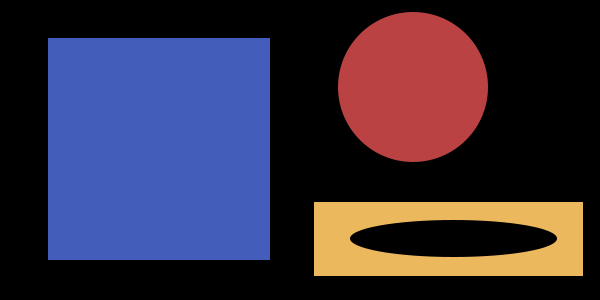
#> input picture pyimagesearch gurus/Module 1/img/basic_shapes.png, 600 x 300 px
$ python otsu_thresholding.py --image ../img/basic_shapes.png
#> lines starting #> are read from the running program, lines starting #| are printed output that depends on the picture; after the words box and inside, x2 and y2 are one past the last pixel; in counts of white or black regions, pixels touching at a corner belong together
# import the necessary packages
import argparse
import cv2

# construct the argument parser and parse the arguments
ap = argparse.ArgumentParser()
ap.add_argument("-i", "--image", required=True, help="Path to the image")
args = vars(ap.parse_args())

# load the image, convert it to grayscale, and blur it slightly
image = cv2.imread(args["image"])
#> image is the input picture: shape (300, 600, 3); mean B, G, R 64.6, 46.4, 54.5
gray = cv2.cvtColor(image, cv2.COLOR_BGR2GRAY)
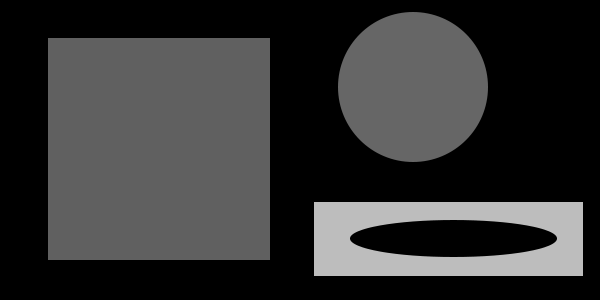
#> gray: shape (300, 600); min 0, max 189, mean 50.9
blurred = cv2.GaussianBlur(gray, (7, 7), 0)
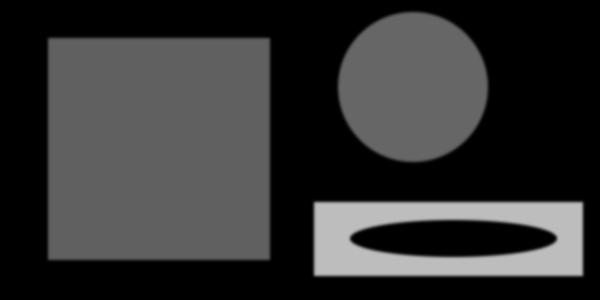
#> blurred: shape (300, 600); min 0, max 189, mean 50.9
cv2.imshow("Image", image)

# apply Otsu's automatic thresholding -- Otsu's method automatically
# determines the best threshold value `T` for us
(T, threshInv) = cv2.threshold(blurred, 0, 255,
                               cv2.THRESH_BINARY_INV | cv2.THRESH_OTSU)
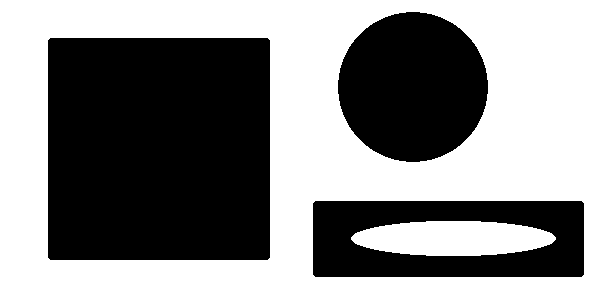
#> threshInv: shape (300, 600); 54.6% white; 3 black regions, box (x1, y1, x2, y2) and area: (48, 38, 270, 260) 49272, (338, 12, 488, 162) 17596, (313, 201, 584, 277) 14929
#> T = 55
cv2.imshow("Threshold", threshInv)
print("Otsu's thresholding value: {}".format(T))
#| Otsu's thresholding value: 55.0

# finally, we can visualize only the masked regions in the image
cv2.imshow("Output", cv2.bitwise_and(image, image, mask=threshInv))
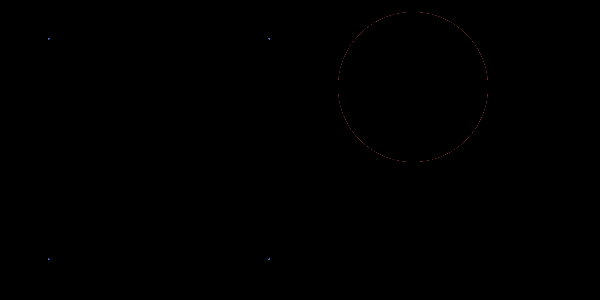
#> window 'Output': shape (300, 600, 3); mean B, G, R 0, 0, 0.1
cv2.waitKey(0)

$ run again, on pyimagesearch gurus/Module 1/img/circles_and_squares.png
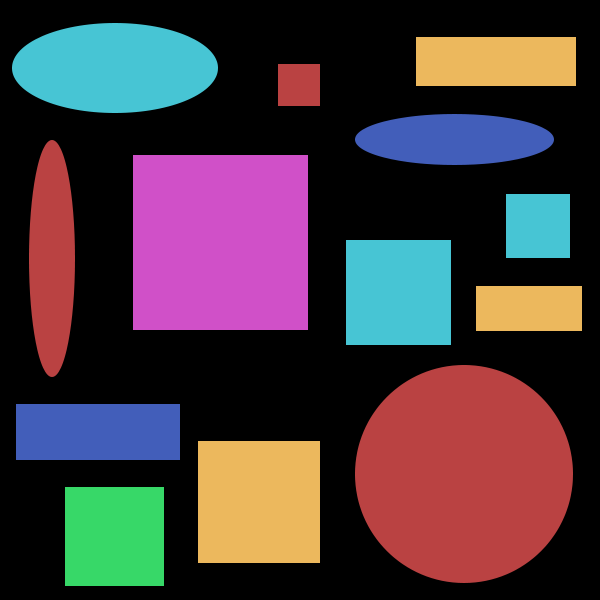
#> input picture pyimagesearch gurus/Module 1/img/circles_and_squares.png, 600 x 600 px
#> image is the input picture: shape (600, 600, 3); mean B, G, R 62, 56.2, 70.8
#> `(T, threshInv) = cv2.threshold(blurred, 0, 255, cv2.THRESH_BINARY_INV ..`:
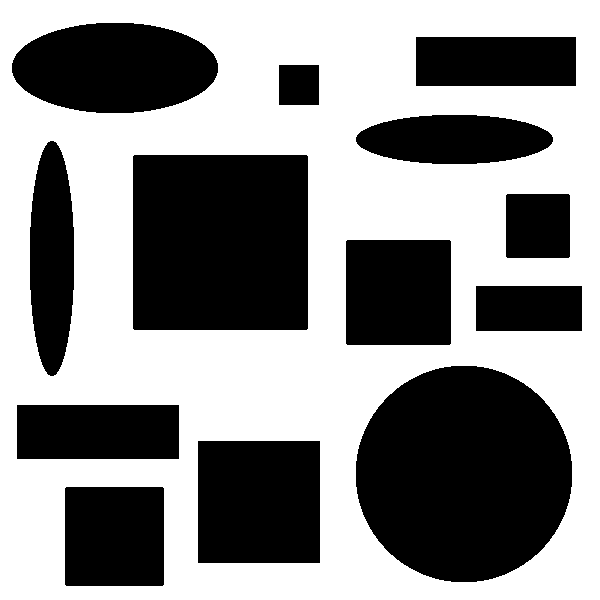
#> threshInv: shape (600, 600); 55.3% white; 13 black regions, largest, box (x1, y1, x2, y2) and area: (356, 366, 572, 582) 36873, (133, 155, 308, 330) 30621, (198, 441, 320, 563) 14884
#> T = 68
#| Otsu's thresholding value: 68.0
#> `cv2.imshow("Output", cv2.bitwise_and(image, image, mask=threshInv))`:
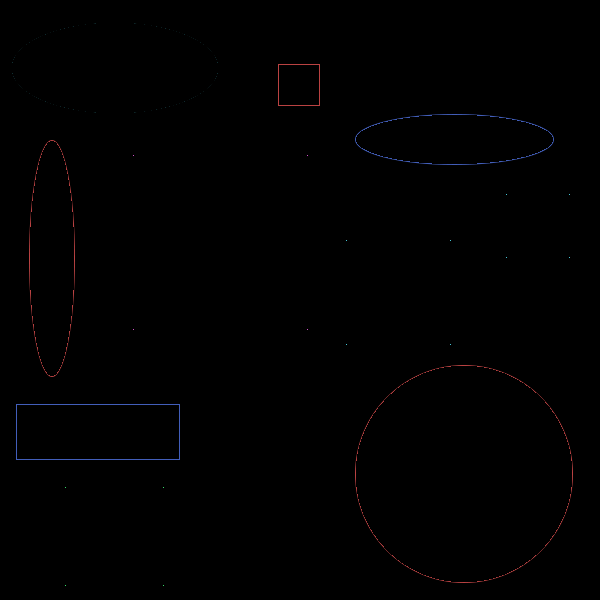
#> window 'Output': shape (600, 600, 3); mean B, G, R 0.6, 0.4, 0.6
